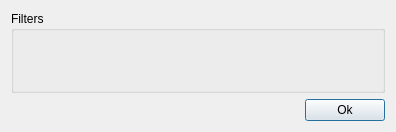
<?xml version="1.0" encoding="UTF-8"?>
<ui version="4.0">
 <class>Dialog</class>
 <widget class="QDialog" name="Dialog">
  <property name="geometry">
   <rect>
    <x>0</x>
    <y>0</y>
    <width>396</width>
    <height>132</height>
   </rect>
  </property>
  <property name="windowTitle">
   <string>Dialog</string>
  </property>
  <layout class="QVBoxLayout" name="verticalLayout">
   <item>
    <widget class="QGroupBox" name="filtersGroupBox">
     <property name="sizePolicy">
      <sizepolicy hsizetype="Preferred" vsizetype="MinimumExpanding">
       <horstretch>0</horstretch>
       <verstretch>0</verstretch>
      </sizepolicy>
     </property>
     <property name="title">
      <string>Filters</string>
     </property>
    </widget>
   </item>
   <item>
    <layout class="QHBoxLayout" name="horizontalLayout">
     <item>
      <spacer name="horizontalSpacer">
       <property name="orientation">
        <enum>Qt::Horizontal</enum>
       </property>
       <property name="sizeHint" stdset="0">
        <size>
         <width>40</width>
         <height>20</height>
        </size>
       </property>
      </spacer>
     </item>
     <item>
      <widget class="QPushButton" name="okButton">
       <property name="text">
        <string>Ok</string>
       </property>
      </widget>
     </item>
    </layout>
   </item>
  </layout>
 </widget>
 <resources/>
 <connections/>
</ui>
